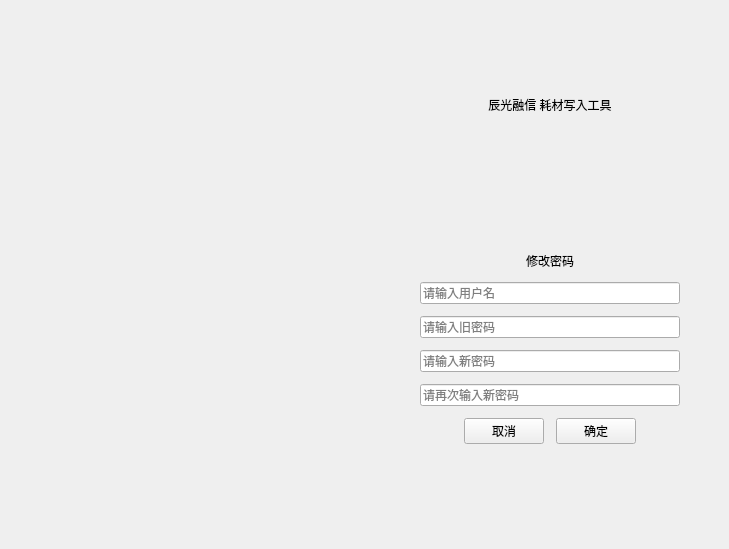
   <widget class="QWidget" name="renewpwd">
    <widget class="QLabel" name="label_27">
     <property name="geometry">
      <rect>
       <x>0</x>
       <y>0</y>
       <width>380</width>
       <height>540</height>
      </rect>
     </property>
     <property name="text">
      <string/>
     </property>
    </widget>
    <widget class="QWidget" name="verticalLayoutWidget_3">
     <property name="geometry">
      <rect>
       <x>380</x>
       <y>70</y>
       <width>340</width>
       <height>400</height>
      </rect>
     </property>
     <layout class="QVBoxLayout" name="verticalLayout_6">
      <property name="spacing">
       <number>12</number>
      </property>
      <property name="leftMargin">
       <number>40</number>
      </property>
      <property name="rightMargin">
       <number>40</number>
      </property>
      <item>
       <widget class="QLabel" name="label_28">
        <property name="text">
         <string/>
        </property>
        <property name="alignment">
         <set>Qt::AlignCenter</set>
        </property>
       </widget>
      </item>
      <item>
       <widget class="QLabel" name="label_29">
        <property name="text">
         <string>辰光融信 耗材写入工具</string>
        </property>
        <property name="alignment">
         <set>Qt::AlignCenter</set>
        </property>
       </widget>
      </item>
      <item>
       <spacer name="verticalSpacer_6">
        <property name="orientation">
         <enum>Qt::Vertical</enum>
        </property>
        <property name="sizeHint" stdset="0">
         <size>
          <width>20</width>
          <height>40</height>
         </size>
        </property>
       </spacer>
      </item>
      <item>
       <widget class="QLabel" name="label_30">
        <property name="text">
         <string>修改密码</string>
        </property>
        <property name="alignment">
         <set>Qt::AlignCenter</set>
        </property>
       </widget>
      </item>
      <item>
       <widget class="QLineEdit" name="lineEdit_15">
        <property name="maxLength">
         <number>32</number>
        </property>
        <property name="placeholderText">
         <string>请输入用户名</string>
        </property>
       </widget>
      </item>
      <item>
       <widget class="QLineEdit" name="lineEdit_16">
        <property name="maxLength">
         <number>32</number>
        </property>
        <property name="placeholderText">
         <string>请输入旧密码</string>
        </property>
       </widget>
      </item>
      <item>
       <widget class="QLineEdit" name="lineEdit_17">
        <property name="maxLength">
         <number>32</number>
        </property>
        <property name="placeholderText">
         <string>请输入新密码</string>
        </property>
       </widget>
      </item>
      <item>
       <widget class="QLineEdit" name="lineEdit_18">
        <property name="maxLength">
         <number>32</number>
        </property>
        <property name="placeholderText">
         <string>请再次输入新密码</string>
        </property>
       </widget>
      </item>
      <item>
       <layout class="QHBoxLayout" name="horizontalLayout_8">
        <item>
         <spacer name="horizontalSpacer_10">
          <property name="orientation">
           <enum>Qt::Horizontal</enum>
          </property>
          <property name="sizeHint" stdset="0">
           <size>
            <width>40</width>
            <height>20</height>
           </size>
          </property>
         </spacer>
        </item>
        <item>
         <widget class="QPushButton" name="pushButton_2">
          <property name="text">
           <string>取消</string>
          </property>
          <property name="autoDefault">
           <bool>false</bool>
          </property>
         </widget>
        </item>
        <item>
         <widget class="QPushButton" name="pushButton_3">
          <property name="text">
           <string>确定</string>
          </property>
          <property name="autoDefault">
           <bool>false</bool>
          </property>
         </widget>
        </item>
        <item>
         <spacer name="horizontalSpacer_11">
          <property name="orientation">
           <enum>Qt::Horizontal</enum>
          </property>
          <property name="sizeHint" stdset="0">
           <size>
            <width>40</width>
            <height>20</height>
           </size>
          </property>
         </spacer>
        </item>
       </layout>
      </item>
      <item>
       <widget class="QLabel" name="label_31">
        <property name="text">
         <string/>
        </property>
        <property name="alignment">
         <set>Qt::AlignCenter</set>
        </property>
       </widget>
      </item>
     </layout>
    </widget>
   </widget>
